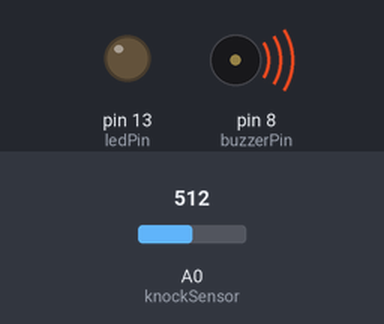
The sketch below on a simulated Arduino Uno, built with avr-gcc and run on an emulated ATmega328P. Parts: output pins drawn as LEDs (lit = HIGH), buzzer (waves = sounding, pin HIGH). The test bench sets the inputs (shaded band); at power-on: A0 (knockSensor) = 512. What the sketch prints to the serial monitor is not drawn.

Above: at 0.3 s.
Timing chart, 0 to 3.0 s (numbered marks = the images above):
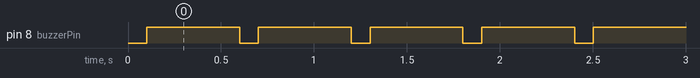

The sketch:

arduino.ino
```cpp
const int ledPin = 13;
const int knockSensor = A0;
const int threshold = 25;
const int buzzerPin = 8;;

int sensorReading = 0;
int ledState = LOW;

char receivedChar;
boolean newData = false;

void setup() {
  pinMode(ledPin, OUTPUT);
  pinMode(buzzerPin, OUTPUT);
  Serial.begin(9600);

}

void loop() {
  // put your main code here, to run repeatedly:
  sensorReading = analogRead(knockSensor);
  Serial.println(sensorReading);
//
//  if (sensorReading >= threshold) {
//    ledState = !ledState;
//    digitalWrite(ledPin, ledState);
//    Serial.println("K");
//  }
  delay(100);

  digitalWrite(buzzerPin, HIGH);
  delay(500);
  digitalWrite(buzzerPin, LOW);

//  recvOneChar();
//  buzz_motor();

 }

void recvOneChar() {
 if (Serial.available() > 0) {
 receivedChar = Serial.read();
 newData = true;
 }
}

void buzz_motor() {
 if (newData == true) {
  if (receivedChar == 'b') {
    Serial.println("received");
    digitalWrite(buzzerPin, HIGH);
    delay(100);
    digitalWrite(buzzerPin, LOW);
  }
 newData = false;
 }
}
```

Measured:
- by itself, pin 8 (buzzerPin): alternates HIGH for 0.50 s and LOW for 0.10 s
